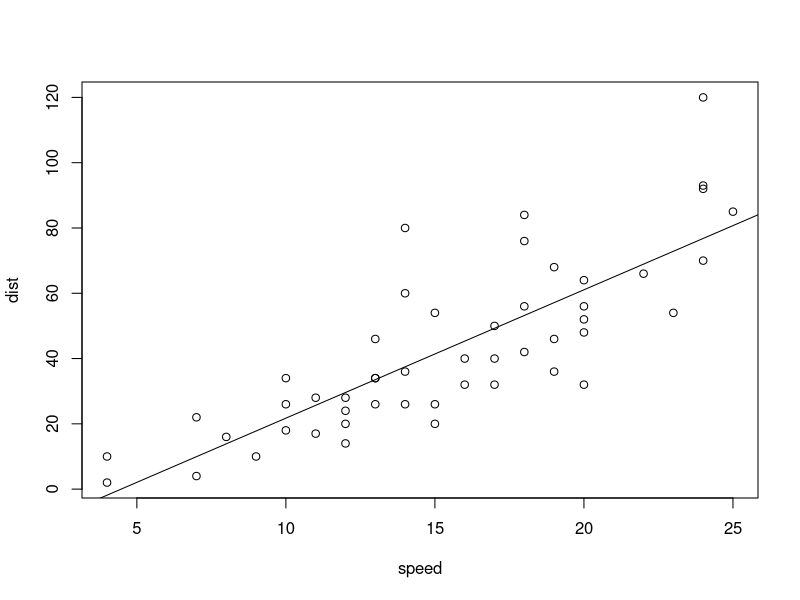
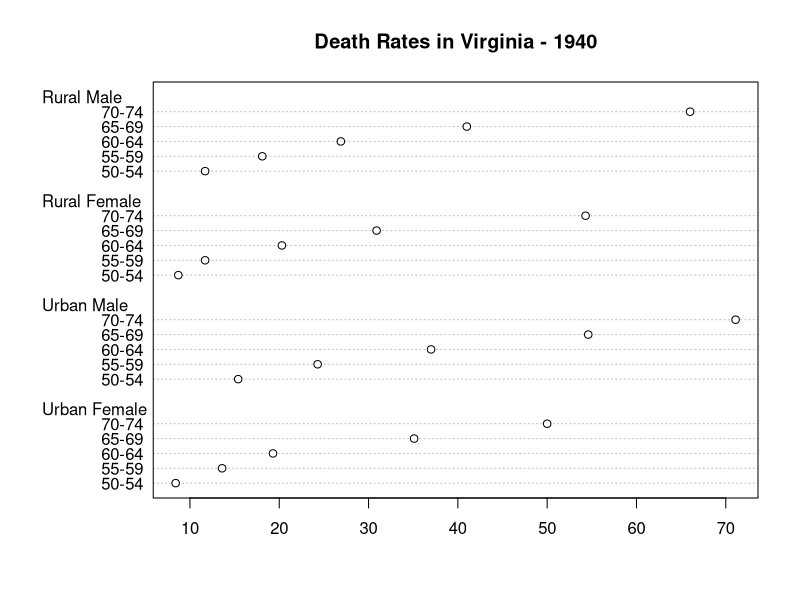

Here is the R script that generated these plots, in order:

#' ---
#' title: "R scripts can be rendered!"
#' author: "Jenny Bryan"
#' date: "`r format(Sys.Date())`"
#' output: github_document
#' ---
#' 
#' sample row from cars
#+ kable first 5 row, echo = FALSE
knitr::kable(cars[1:5,])

#' summary cars 
#+ r1, echo = FALSE
summary(cars)

#' plot dist ~ speed with regression line
#+ plot, echo = TRUE
plot(dist ~ speed,data = cars)
abline(lm(dist ~ speed, data = cars))

#+ dotchart
dotchart(VADeaths, main = "Death Rates in Virginia - 1940")
